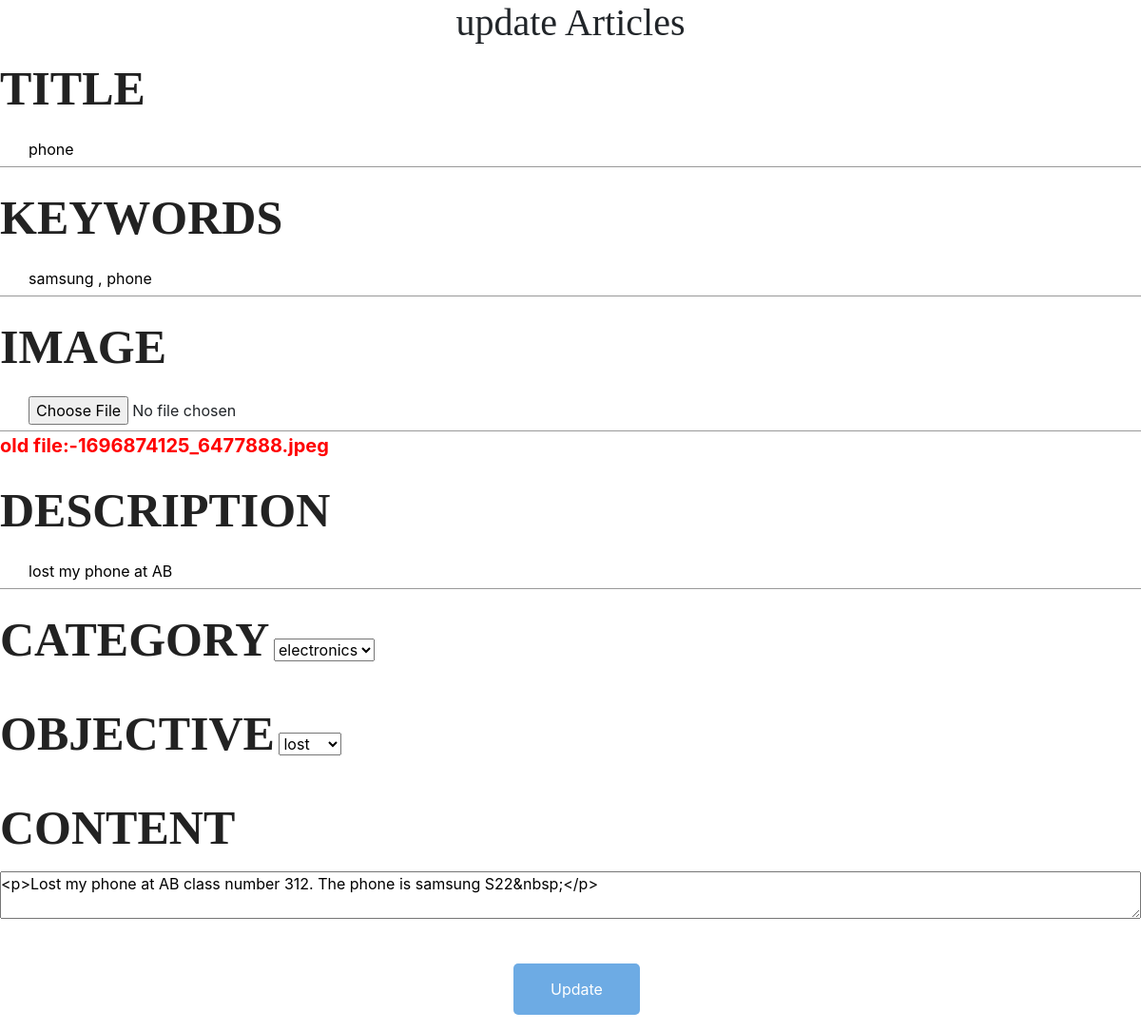
/blogupdate/kuldeep/kuldeep011696874125_6504953 (signed in), run on the app's committed database.
### tables this page shows
CREATE TABLE dotchainblogtable (BLOGID VARCHAR(6) PRIMARY KEY NOT NULL UNIQUE,TITLE TEXT NOT NULL, KEYWORD TEXT NOT NULL, CONTENT TEXT NOT NULL,CATEGORY TEXT NOT NULL,DESCRIPTION TEXT NOT NULL,USERNAME VARCHAR(20) NOT NULL,DATE TIMESTAMP NOT NULL,OBJECTIVE TEXT NOT NULL,IMAGE TEXT NOT NULL,CODE INT NOT NULL);

### main.py (the view, shortened to what this page needs)
@app.route("/blogupdate/<username>/<string:blogid>",methods=['GET','POST'])
def blogupdate(blogid,username):
  if('user'in session and  session['user'] == "jaishriram"):
    conn = sqlite3.connect('flask.db')
    cursor = conn.cursor()
    cursor.execute('SELECT * FROM dotchainblogtable WHERE BLOGID=(?)',(blogid,))
    blogdata=cursor.fetchone()
    categories = ['electronics','money','books','clothes']  # Add more categories as needed in lower
    objectives = ['lost','found']  # Add more objectives as needed in lower
    try:
      if request.method=='POST':
        image=request.files['image']
        if image.filename!="":
          if not allowed_file(image.filename):
            flash('Invalid file format. Only JPG GIF files are allowed.')
            return redirect(url_for('admin',username=session['user']))
          if image:
            filename = secure_filename(image.filename)
            image_path = os.path.join(app.config['UPLOAD_FOLDER'], filename)
            image.save(image_path)
            cursor.execute('''UPDATE dotchainblogtable SET TITLE=?,KEYWORD=?,CONTENT=?,CATEGORY=?,DESCRIPTION=?,DATE=?,OBJECTIVE=?,IMAGE=?,CODE=? WHERE BLOGID=?''',(request.form.get("title").lower(),request.form.get("keywords"),request.form.get("main_content"),request.form.get('category').lower(),request.form.get('description'),datetime.datetime.now().strftime("%m/%d/%y"),request.form.get('objective').lower(),filename,random.randint(1000,9999),blogid))
            conn.commit()
            flash('updated and published with image')
            return redirect(url_for('admin',username=session['user']))
        else:
          cursor.execute('''UPDATE dotchainblogtable SET TITLE=?,KEYWORD=?,CONTENT=?,CATEGORY=?,DESCRIPTION=?,DATE=?,OBJECTIVE=?,CODE=? WHERE BLOGID=?''',(request.form.get("title").lower(),request.form.get("keywords"),request.form.get("main_content"),request.form.get('category').lower(),request.form.get('description'),datetime.datetime.now().strftime("%m/%d/%y"),request.form.get('objective').lower(),random.randint(1000,9999),blogid))
          conn.commit()
          flash('updated and published without image')
          return redirect(url_for('admin',username=session['user']))
    except:
      conn.rollback()
      flash('not updated --failed')
      return redirect(url_for('admin',username=session['user']))
    conn.close()
    return render_template('adminblogupdate.html',username=session['user'],blogdata=blogdata,categories=categories,objectives=objectives)
  return redirect(url_for('staffdashboard'))

### templates/adminblogupdate.html (shortened to what this page needs)
<!DOCTYPE html>
<html lang="en">
<head>
    <link rel="stylesheet" href="{{ url_for('static', filename='css/staffpanellayout.css') }}">
    <link rel="stylesheet" href="https://cdnjs.cloudflare.com/ajax/libs/font-awesome/4.7.0/css/font-awesome.min.css">
    <link rel="stylesheet" href="https://stackpath.bootstrapcdn.com/bootstrap/4.4.1/css/bootstrap.min.css">
    <link href="https://cdn.jsdelivr.net/npm/summernote@0.8.18/dist/summernote-bs4.min.css" rel="stylesheet">
</head>
<body>
<section id="addatricle">
        <div class="form_heading"><h1>update Articles</h1></div>
        <form action="/blogupdate/{{username}}/{{blogdata[0]}}" method="post" id="addarticleform" enctype="multipart/form-data">
            <div class="form-group">
                <label for="title">TITLE</label>
                <input type="text" name="title" id="title" placeholder="Title" value="{{blogdata[1]}}" required/>
            </div>
            <div class="form-group">
                <label for="keywords">KEYWORDS</label>
                <input type="text" name="keywords" id="keywords" placeholder="keyword1,keyword2" value="{{blogdata[2]}}" required />
            </div>
            <div class="form-group">
                <label for="image">IMAGE</label>
                <input type="file" name="image" id="image" accept="image/*" />
                <span style="font-weight:bolder;font-size:20px;color:red;">old file:-{{blogdata[9]}}</span>
            </div>
          <div class="form-group">
                <label for="description">DESCRIPTION</label>
                <input type="text" name="description" id="description" placeholder="description"  value="{{blogdata[5]}}" required/>
            </div>
          <div class="form-group">
                <label for="category">CATEGORY</label>
                <select  name="category" id="category" value={{blogdata[4]}}  required/>
                  {% for option in categories %}
                {% if option == blogdata[4] %}
                    <option value="{{ option }}" selected>{{ option }}</option>
                {% else %}
                    <option value="{{ option }}">{{ option }}</option>
                {% endif %}
            {% endfor %}
            </div>
          <div class="form-group">
                <label for="objective">OBJECTIVE</label>
                <select  name="objective" id="objective"  value={{blogdata[8]}} required/>
                  {% for option in objectives %}
                {% if option == blogdata[8] %}
                    <option value="{{ option }}" selected>{{ option }}</option>
                {% else %}
                    <option value="{{ option }}">{{ option }}</option>
                {% endif %}
            {% endfor %}
            </div>
            <div class="form-group">
                <label for="main_content">CONTENT</i></label>
                <textarea name="main_content" id="main_content" required>{{blogdata[3]}}</textarea>
            </div>
            <div class="form-group form-button">
                <input type="submit" name="" id="" class="form-submit-button" value="Update" />
            </div>
        </form>
    </section>
</body>

### static/css/staffpanellayout.css (style rules this page uses)
* { padding: 0; box-sizing: border-box; }
h1,label { font-family: 'Rocher'; font-size: 50px; }
h1,label { font-palette: --Purples; }
textarea { width: 100%; }
input { outline: none; appearance: unset !important; -moz-appearance: unset !important; -webkit-appearance: unset !important; -o-appearance: unset !important; -ms-appearance: unset !important }
input { width: 100%; display: block; border: none; border-bottom: 1px solid #999; padding: 6px 30px; font-family: Poppins; box-sizing: border-box; font-size:30px; margin:10px }
label { left: 0; top: 50%; color: #222; font-weight:bolder; }
.form-submit-button { display: inline-block; position:relative; background: #6dabe4; color: #fff; border-bottom: none; width: auto; padding: 15px 39px; border-radius: 5px; -moz-border-radius: 5px; -webkit-border-radius: 5px; -o-border-radius: 5px; -ms-border-radius: 5px; margin-top: 25px; cursor: pointer; left:45%; }
.form_heading { display: flex; justify-content: center; align-items: center; }
h1 { font-weight: 900; text-align: center; }

### data on the page
dotchainblogtable: title "phone", keywords "samsung , phone", IMAGE "1696874125_6477888.jpeg", description "lost my phone at AB", category "electronics", objective "lost", main_content "<p>Lost my phone at AB class number 312. The phone is samsung S22&nbsp;</p>"
